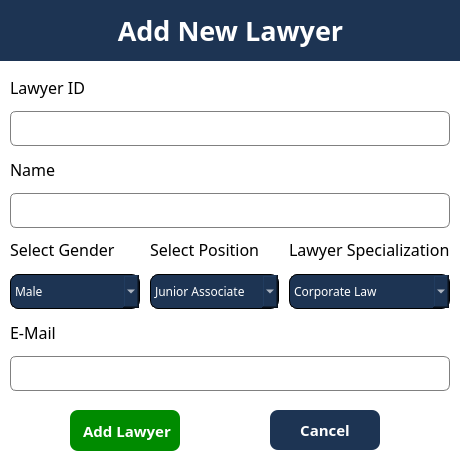
<?xml version="1.0" encoding="UTF-8"?>
<ui version="4.0">
 <class>addLawyer</class>
 <widget class="QDialog" name="addLawyer">
  <property name="geometry">
   <rect>
    <x>0</x>
    <y>0</y>
    <width>460</width>
    <height>470</height>
   </rect>
  </property>
  <property name="windowTitle">
   <string>Dialog</string>
  </property>
  <property name="styleSheet">
   <string notr="true">QDialog{
background-color: white;
}

#titleWidget{
background-color: #1d3453;
}
#title {
color: white;
}

QLineEdit{
	border:1px solid gray;
	border-radius: 6px;
	padding-left: 15px;
	height: 35px;
}

QComboBox{
border: 1px solid black;
border-radius: 8px;
background-color: #1d3453;
color: white;
height: 35px;


}

</string>
  </property>
  <widget class="QPushButton" name="add_lawyer_info">
   <property name="geometry">
    <rect>
     <x>70</x>
     <y>410</y>
     <width>110</width>
     <height>41</height>
    </rect>
   </property>
   <property name="font">
    <font>
     <family>Poppins</family>
     <pointsize>-1</pointsize>
     <weight>75</weight>
     <bold>true</bold>
    </font>
   </property>
   <property name="styleSheet">
    <string notr="true">QPushButton{
	background-color: rgb(0, 139, 0);
	color:white;
	border:none;
	border-radius: 8px;
	font-weight: bold;
	font-size: 15px;
}

QPushButton:hover{
	background-color: rgb(0, 170, 0);
}</string>
   </property>
   <property name="text">
    <string> Add Lawyer</string>
   </property>
  </widget>
  <widget class="QPushButton" name="add_lawyer_cancel">
   <property name="geometry">
    <rect>
     <x>270</x>
     <y>410</y>
     <width>110</width>
     <height>40</height>
    </rect>
   </property>
   <property name="font">
    <font>
     <family>Poppins</family>
     <pointsize>-1</pointsize>
     <weight>75</weight>
     <bold>true</bold>
    </font>
   </property>
   <property name="styleSheet">
    <string notr="true">QPushButton{
	background-color: #1d3453;
	color:white;
	border:none;
	border-radius: 8px;
	font-weight: bold;
	font-size: 15px;
}

QPushButton:hover{
	background-color: rgb(53, 96, 153)
}</string>
   </property>
   <property name="text">
    <string>Cancel</string>
   </property>
  </widget>
  <widget class="QWidget" name="titleWidget" native="true">
   <property name="geometry">
    <rect>
     <x>0</x>
     <y>0</y>
     <width>461</width>
     <height>61</height>
    </rect>
   </property>
   <widget class="QLabel" name="title">
    <property name="geometry">
     <rect>
      <x>60</x>
      <y>10</y>
      <width>341</width>
      <height>41</height>
     </rect>
    </property>
    <property name="font">
     <font>
      <family>Poppins</family>
      <pointsize>20</pointsize>
      <weight>75</weight>
      <bold>true</bold>
     </font>
    </property>
    <property name="text">
     <string>Add New Lawyer</string>
    </property>
    <property name="alignment">
     <set>Qt::AlignCenter</set>
    </property>
   </widget>
  </widget>
  <widget class="QWidget" name="layoutWidget">
   <property name="geometry">
    <rect>
     <x>10</x>
     <y>70</y>
     <width>440</width>
     <height>321</height>
    </rect>
   </property>
   <layout class="QVBoxLayout" name="verticalLayout_7">
    <item>
     <layout class="QVBoxLayout" name="verticalLayout">
      <item>
       <widget class="QLabel" name="label_2">
        <property name="font">
         <font>
          <family>Poppins</family>
          <pointsize>12</pointsize>
         </font>
        </property>
        <property name="text">
         <string>Lawyer ID</string>
        </property>
       </widget>
      </item>
      <item>
       <widget class="QLineEdit" name="lawyerIDinput">
        <property name="minimumSize">
         <size>
          <width>0</width>
          <height>35</height>
         </size>
        </property>
        <property name="maximumSize">
         <size>
          <width>16777215</width>
          <height>35</height>
         </size>
        </property>
       </widget>
      </item>
     </layout>
    </item>
    <item>
     <layout class="QVBoxLayout" name="verticalLayout_2">
      <item>
       <widget class="QLabel" name="label_3">
        <property name="font">
         <font>
          <family>Poppins</family>
          <pointsize>12</pointsize>
         </font>
        </property>
        <property name="text">
         <string>Name</string>
        </property>
       </widget>
      </item>
      <item>
       <widget class="QLineEdit" name="lawyerNameinput">
        <property name="minimumSize">
         <size>
          <width>0</width>
          <height>35</height>
         </size>
        </property>
        <property name="maximumSize">
         <size>
          <width>16777215</width>
          <height>35</height>
         </size>
        </property>
       </widget>
      </item>
     </layout>
    </item>
    <item>
     <layout class="QHBoxLayout" name="horizontalLayout">
      <property name="spacing">
       <number>10</number>
      </property>
      <item>
       <layout class="QVBoxLayout" name="verticalLayout_4">
        <item>
         <widget class="QLabel" name="label_5">
          <property name="font">
           <font>
            <family>Poppins</family>
            <pointsize>12</pointsize>
           </font>
          </property>
          <property name="text">
           <string>Select Gender</string>
          </property>
         </widget>
        </item>
        <item>
         <widget class="QComboBox" name="lawyerGenderCombo">
          <property name="minimumSize">
           <size>
            <width>0</width>
            <height>35</height>
           </size>
          </property>
          <property name="maximumSize">
           <size>
            <width>16777215</width>
            <height>35</height>
           </size>
          </property>
          <property name="font">
           <font>
            <family>Poppins</family>
           </font>
          </property>
          <item>
           <property name="text">
            <string>Male</string>
           </property>
          </item>
          <item>
           <property name="text">
            <string>Female</string>
           </property>
          </item>
          <item>
           <property name="text">
            <string>Nonbinary</string>
           </property>
          </item>
          <item>
           <property name="text">
            <string>Prefer not to say</string>
           </property>
          </item>
         </widget>
        </item>
       </layout>
      </item>
      <item>
       <layout class="QVBoxLayout" name="verticalLayout_5">
        <item>
         <widget class="QLabel" name="label_6">
          <property name="font">
           <font>
            <family>Poppins</family>
            <pointsize>12</pointsize>
           </font>
          </property>
          <property name="text">
           <string>Select Position</string>
          </property>
         </widget>
        </item>
        <item>
         <widget class="QComboBox" name="positionCombo">
          <property name="minimumSize">
           <size>
            <width>0</width>
            <height>35</height>
           </size>
          </property>
          <property name="maximumSize">
           <size>
            <width>16777215</width>
            <height>35</height>
           </size>
          </property>
          <property name="font">
           <font>
            <family>Poppins</family>
           </font>
          </property>
          <item>
           <property name="text">
            <string>Junior Associate</string>
           </property>
          </item>
          <item>
           <property name="text">
            <string>Senior Associate</string>
           </property>
          </item>
          <item>
           <property name="text">
            <string>Junior Partner</string>
           </property>
          </item>
          <item>
           <property name="text">
            <string>Senior Partner</string>
           </property>
          </item>
          <item>
           <property name="text">
            <string>Managing Partner</string>
           </property>
          </item>
         </widget>
        </item>
       </layout>
      </item>
      <item>
       <layout class="QVBoxLayout" name="verticalLayout_6">
        <item>
         <widget class="QLabel" name="label_7">
          <property name="font">
           <font>
            <family>Poppins</family>
            <pointsize>12</pointsize>
           </font>
          </property>
          <property name="text">
           <string>Lawyer Specialization</string>
          </property>
         </widget>
        </item>
        <item>
         <widget class="QComboBox" name="specCombo">
          <property name="minimumSize">
           <size>
            <width>0</width>
            <height>35</height>
           </size>
          </property>
          <property name="maximumSize">
           <size>
            <width>16777215</width>
            <height>35</height>
           </size>
          </property>
          <property name="font">
           <font>
            <family>Poppins</family>
           </font>
          </property>
          <item>
           <property name="text">
            <string>Corporate Law</string>
           </property>
          </item>
          <item>
           <property name="text">
            <string>Criminal Law</string>
           </property>
          </item>
          <item>
           <property name="text">
            <string>Finance Law</string>
           </property>
          </item>
          <item>
           <property name="text">
            <string>Bankruptcy Law</string>
           </property>
          </item>
          <item>
           <property name="text">
            <string>Intellectual Property Law</string>
           </property>
          </item>
          <item>
           <property name="text">
            <string>Labor Law</string>
           </property>
          </item>
         </widget>
        </item>
       </layout>
      </item>
     </layout>
    </item>
    <item>
     <layout class="QVBoxLayout" name="verticalLayout_3">
      <item>
       <widget class="QLabel" name="label_4">
        <property name="font">
         <font>
          <family>Poppins</family>
          <pointsize>12</pointsize>
         </font>
        </property>
        <property name="text">
         <string>E-Mail</string>
        </property>
       </widget>
      </item>
      <item>
       <widget class="QLineEdit" name="lawyerEmail_input">
        <property name="minimumSize">
         <size>
          <width>0</width>
          <height>35</height>
         </size>
        </property>
        <property name="maximumSize">
         <size>
          <width>16777215</width>
          <height>35</height>
         </size>
        </property>
       </widget>
      </item>
     </layout>
    </item>
   </layout>
  </widget>
 </widget>
 <resources/>
 <connections/>
</ui>
